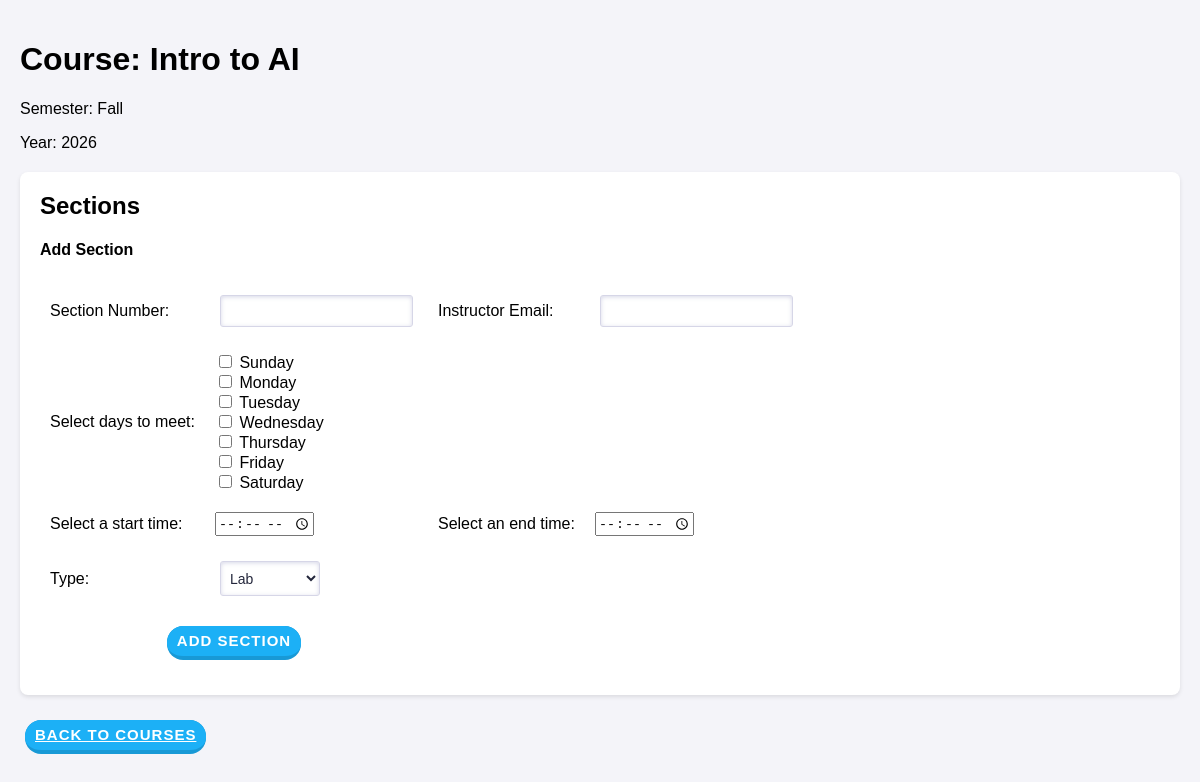
Page /course/4/ on the earlier database version.
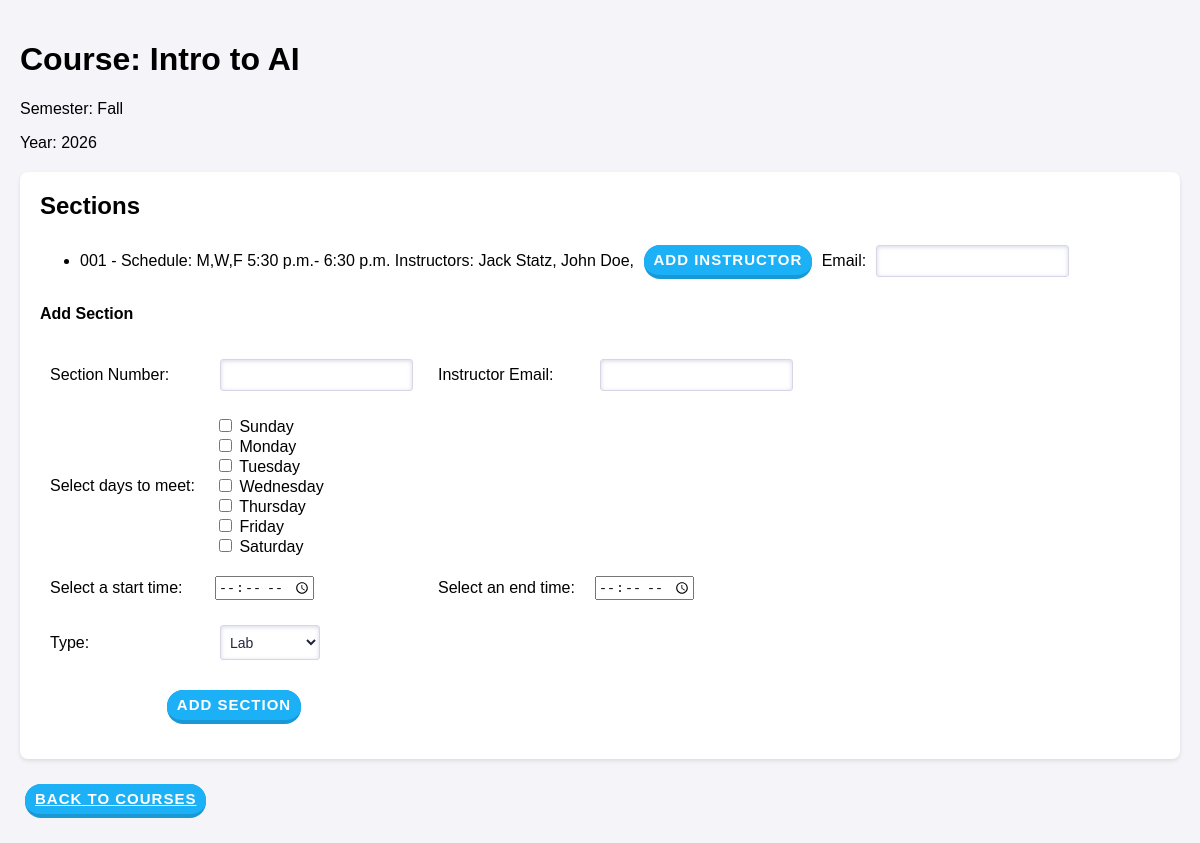
Same page on the later database version.
### ScheduleAppData/models.py (models this page shows)
class Sections(models.Model):
    class SectionType(models.TextChoices):
        Lab = "Lab"
        Lecture = "Lecture"
    Id = models.AutoField(primary_key=True)
    CourseId = models.ForeignKey(Courses, on_delete=models.CASCADE)
    SectionNum = models.CharField(max_length=120)
    ScheduledDays = models.CharField(
        max_length=20,  # Adjust length based on the number of days
        choices=Days.choices,
        blank=True,
        help_text="Comma-separated list of scheduled days (e.g., M,T,W).")
    ScheduledStartTime = models.TimeField(default=time(9,0))
    ScheduledEndTime = models.TimeField(default=time(10,0))
    SectionType = models.CharField(choices=SectionType.choices, max_length=20)
    Instructors = models.ManyToManyField(User)

class User(models.Model):
    class Role(models.TextChoices):
        Supervisor = "Supervisor"
        Instructor = "Instructor"
        TA = "TA"
    Id = models.AutoField(primary_key=True)
    FirstName = models.CharField(max_length=120)
    LastName = models.CharField(max_length=120)
    Email = models.CharField(max_length=120)
    Password = models.CharField(max_length=120)
    Phone = models.CharField(max_length=120)
    Role = models.CharField(choices=Role.choices, max_length=20)
    OfficeHourDays = models.CharField(
        max_length=20,  # Adjust length based on the number of days
        choices=Days.choices,
        blank=True,
        help_text="Comma-separated list of scheduled days (e.g., M,T,W).")
    OfficeHourStartTime = models.TimeField(default=time(9,0))
    OfficeHourEndTime = models.TimeField(default=time(10,0))
    HomeAddress = models.CharField(max_length=120, default='')

### ScheduleAppData/views.py (the view, shortened to what this page needs)
# urls.py: path('course/<int:course_id>/', CoursePage.as_view(), name='course_page'),
class CoursePage(View):
    def get(self, request, course_id):
        from ScheduleAppData.models import Courses
        course = Courses.objects.get(Id=course_id)
        sections = Sections.objects.filter(CourseId=course)
        return render(request, 'CoursePage.html', {
            'course': course,
            'sections': sections,
            'days':Days.choices
        })

### templates/CoursePage.html (shortened to what this page needs)
{% load static %}
<!DOCTYPE html>
<html lang="en">
<head>
    <link rel="stylesheet" href="{% static 'css/styles.css' %}">
</head>
<body>
    <div class="container">
        <h1>Course: {{ course.CourseName }}</h1>
        <p>Semester: {{ course.Semester }}</p>
        <p>Year: {{ course.Year }}</p>
        <div class="section">
            <h2>Sections</h2>
            <form method="POST">
            <ul>
                {% for section in sections %}
                    <li >{{ section.SectionType }} {{ section.SectionNum }} - Schedule: {{ section.ScheduledDays }} {{ section.ScheduledStartTime }}- {{ section.ScheduledEndTime }}
                        Instructors: {% for i in section.Instructors.all %}{{ i.FirstName }} {{ i.LastName }}, {% endfor %}
                        <button class="button" name="edit_section" type="submit" size="20">Add Instructor</button>
                        <label for="instructor_email_add">Email:</label>
                        <input type="email" id="instructor_email_add" name="instructor_email_add" class="text-field" required>
                        </li>
                {% endfor %}
            </ul>
            </form>
            <h4>Add Section</h4>
            <form method="POST">
                <table class="section-table-class">
                    <tr>
                        <td><label for="section_num">Section Number:</label></td>
                        <td><input type="text" id="section_num" name="section_num" class="text-field" required></td>
                        <td><label for="instructor_email">Instructor Email:</label></td>
                        <td><input type="email" id="instructor_email" name="instructor_email" class="text-field" required></td>
                    </tr>
                    <tr>
                        <td><label>Select days to meet:</label></td>
                        <td colspan="3">
                            {% for day in days %}
                                <label>
                                    <input type="checkbox" name="selectedDays" value="{{ day.0 }}"> {{ day.1 }}
                                </label>
                                <br>
                            {% endfor %}
                        </td>
                    </tr>
                    <tr>
                        <td><label for="startTime">Select a start time:</label></td>
                        <td><input type="time" id="startTime" name="startTime"></td>
                        <td><label for="endTime">Select an end time:</label></td>
                        <td><input type="time" id="endTime" name="endTime"></td>
                    </tr>
                    <tr>
                        <td><label for="type">Type:</label></td>
                        <td>
                            <select name="type" id="type" class="select">
                                <option value="Lab">Lab</option>
                            </select>
                        </td>
                    </tr>
                    <tr>
                        <td colspan="2" style="text-align: center;">
                            <button type="submit" name="add_section" class="button">Add Section</button>
                        </td>
                    </tr>
                </table>
            </form>
        </div>
        <a href="/courses/" class="button">Back to Courses</a>
    </div>
</body>
</html>

Differences in the rows shown:
added Sections: SectionNum "001", ScheduledDays "M,W,F", ScheduledStartTime "5:30 p.m.", ScheduledEndTime "6:30 p.m."
now on this page (row edited): User: FirstName "Jack", LastName "Statz"
now on this page (row edited): User: FirstName "John", LastName "Doe"
